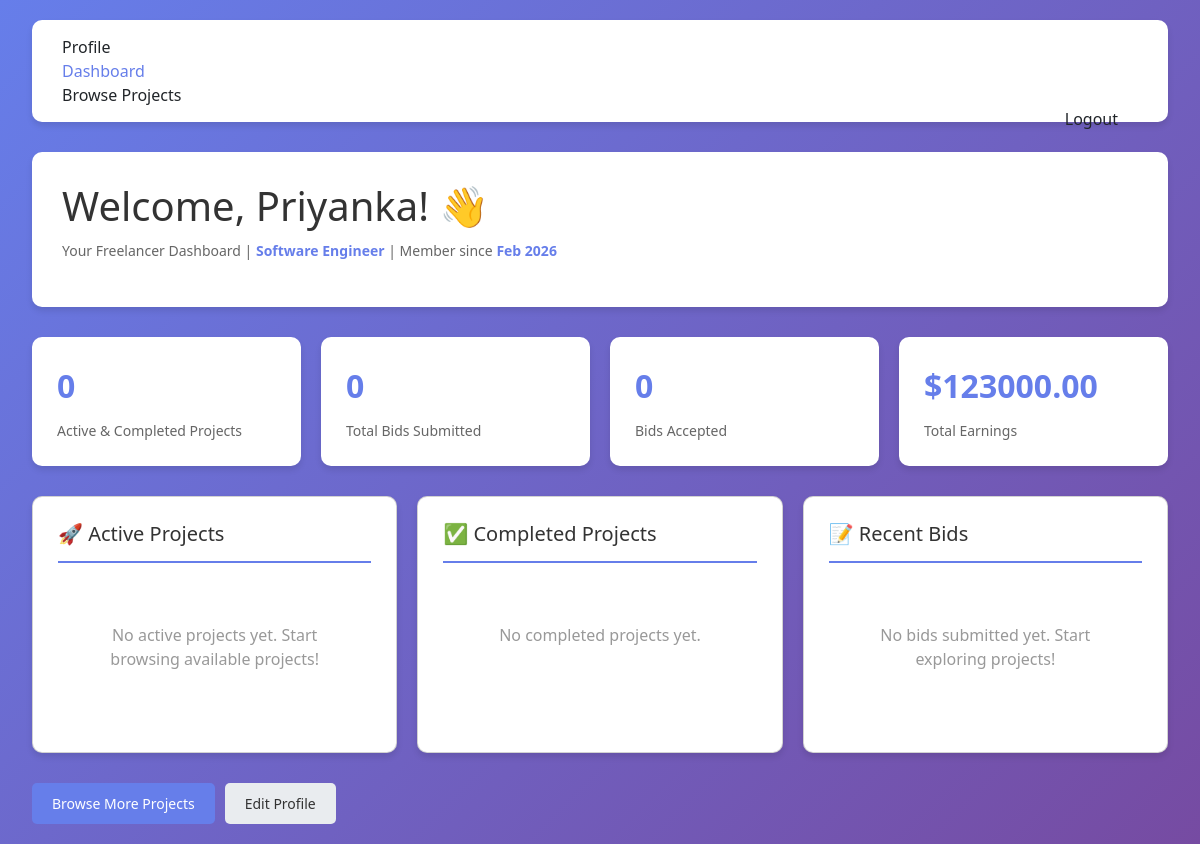
/users/dashboard/freelancer/ (signed in), run on the app's committed database.
### users/models.py (models this page shows, shortened)
class User(AbstractUser):
    IS_FREELANCER = 'freelancer'
    IS_CLIENT = 'client'
    ROLE_CHOICES = (
        (IS_FREELANCER, 'Freelancer'),
        (IS_CLIENT, 'Client'),
    )
    CATEGORY_CHOICES = (
        ('designer', 'Designer (UI/UX, Graphic, etc.)'),
        ('developer', 'Developer (Web, Mobile, Backend)'),
        ('writer', 'Writer (Content, Blog, Copy)'),
        ('marketer', 'Marketer (Digital, Social, SEO)'),
        ('translator', 'Translator'),
        ('consultant', 'Consultant & Specialist'),
        ('other', 'Other'),
    )
    role = models.CharField(max_length=10, choices=ROLE_CHOICES, default=IS_CLIENT)
    title = models.CharField(max_length=255, blank=True, null=True)
    category = models.CharField(max_length=50, choices=CATEGORY_CHOICES, blank=True, null=True)
    bio = models.TextField(blank=True, null=True)
    skills = models.JSONField(default=list, blank=True)
    profile_picture = models.ImageField(upload_to='profiles/', blank=True, null=True)

### users/views.py (the view)
# urls.py: path('dashboard/freelancer/', views.FreelancerDashboardView.as_view(), name='freelancer-dashboard'),
class FreelancerDashboardView(LoginRequiredMixin, TemplateView):
    template_name = 'users/freelancer_dashboard.html'
    login_url = 'login'
    def get(self, request, *args, **kwargs):
        if request.user.role != 'freelancer':
            return redirect('client-dashboard')
        return super().get(request, *args, **kwargs)
    def get_context_data(self, **kwargs):
        context = super().get_context_data(**kwargs)
        from projects.models import Project, Bid
        user = self.request.user
        active_projects = Project.objects.filter(
            freelancer=user,
            status__in=['in_progress']
        ).order_by('-created_at')
        completed_projects = Project.objects.filter(
            freelancer=user,
            status='completed'
        ).order_by('-created_at')
        all_bids = Bid.objects.filter(freelancer=user).order_by('-created_at')
        accepted_bids = all_bids.filter(project__freelancer=user)
        pending_bids = all_bids.filter(project__freelancer__isnull=True)
        total_earnings = Project.objects.filter(
            freelancer=user,
            status='completed'
        ).aggregate(total=Sum('budget'))['total'] or 123000
        total_projects = active_projects.count() + completed_projects.count()
        context.update({
            'active_projects': active_projects,
            'completed_projects': completed_projects,
            'total_projects': total_projects,
            'all_bids': all_bids[:10],
            'pending_bids_count': pending_bids.count(),
            'accepted_bids_count': accepted_bids.count(),
            'total_earnings': total_earnings,
            'total_bids': all_bids.count(),
        })
        return context

### users/templates/users/freelancer_dashboard.html (shortened to what this page needs)
<!DOCTYPE html>
<html lang="en">
<head>
    {% load static %}
    <link href="https://cdnjs.cloudflare.com/ajax/libs/font-awesome/6.4.0/css/all.min.css" rel="stylesheet">
    <link href="https://cdnjs.cloudflare.com/ajax/libs/bootstrap/5.3.0/css/bootstrap.min.css" rel="stylesheet">
    <link rel="stylesheet" href="{% static 'users/css/freelancer_dashboard.css' %}">
</head>
<body>
    <div class="container">
        <nav>
            <a href="{% url 'profile' %}" class="nav-link">Profile</a>
            <a href="{% url 'freelancer-dashboard' %}" class="nav-link active">Dashboard</a>
            <a href="{% url 'projects:project-list' %}" class="nav-link">Browse Projects</a>
            <a href="{% url 'logout' %}" class="nav-link" style="float: right;">Logout</a>
        </nav>
        <header>
            <h1>Welcome, {{ user.username }}! 👋</h1>
            <p class="user-info">Your Freelancer Dashboard | <span>{{ user.title }}</span> | Member since <span>{{ user.date_joined|date:"M Y" }}</span></p>
        </header>
        <div class="stats-grid">
            <div class="stat-card">
                <div class="stat-value">{{ total_projects }}</div>
                <div class="stat-label">Active & Completed Projects</div>
            </div>
            <div class="stat-card">
                <div class="stat-value">{{ total_bids }}</div>
                <div class="stat-label">Total Bids Submitted</div>
            </div>
            <div class="stat-card">
                <div class="stat-value">{{ accepted_bids_count }}</div>
                <div class="stat-label">Bids Accepted</div>
            </div>
            <div class="stat-card">
                <div class="stat-value">${{ total_earnings|floatformat:2 }}</div>
                <div class="stat-label">Total Earnings</div>
            </div>
        </div>
        <div class="content-grid">
            <div class="card">
                <h2>🚀 Active Projects</h2>
                {% if active_projects %}
                    {% for project in active_projects %}
                        <div class="project-item">
                            <div class="project-title">{{ project.title }}</div>
                            <div class="project-budget">${{ project.budget }}</div>
                            <div class="project-meta">Client: {{ project.client.username }}</div>
                            <div class="project-meta">Posted: {{ project.created_at|date:"M d, Y" }}</div>
                            <span class="status-badge status-in-progress">IN PROGRESS</span>
                        </div>
                    {% endfor %}
                {% else %}
                    <div class="empty-state">
                        <p>No active projects yet. Start browsing available projects!</p>
                    </div>
                {% endif %}
            </div>
            <div class="card">
                <h2>✅ Completed Projects</h2>
                {% if completed_projects %}
                    {% for project in completed_projects %}
                        <div class="project-item">
                            <div class="project-title">{{ project.title }}</div>
                            <div class="project-budget">${{ project.budget }}</div>
                            <div class="project-meta">Client: {{ project.client.username }}</div>
                            <div class="project-meta">Completed: {{ project.created_at|date:"M d, Y" }}</div>
                            <span class="status-badge status-completed">COMPLETED</span>
                        </div>
                    {% endfor %}
                {% else %}
                    <div class="empty-state">
                        <p>No completed projects yet.</p>
                    </div>
                {% endif %}
            </div>
            <div class="card">
                <h2>📝 Recent Bids</h2>
                {% if all_bids %}
                    {% for bid in all_bids %}
                        <div class="bid-item">
                            <div class="project-title">{{ bid.project.title }}</div>
                            <div class="project-budget">Bid: ${{ bid.amount }}</div>
                            <div class="project-meta">Delivery: {{ bid.delivery_days }} days</div>
                            <div class="project-meta">Submitted: {{ bid.created_at|date:"M d, Y" }}</div>
                        </div>
                    {% endfor %}
                {% else %}
                    <div class="empty-state">
                        <p>No bids submitted yet. Start exploring projects!</p>
                    </div>
                {% endif %}
            </div>
        </div>
        <div style="margin-top: 30px;">
            <div class="button-group">
                <a href="{% url 'projects:project-list' %}" class="btn btn-primary">Browse More Projects</a>
                <a href="{% url 'profile' %}" class="btn btn-secondary">Edit Profile</a>
            </div>
        </div>
    </div>
</body>
</html>

### users/static/users/css/freelancer_dashboard.css (style rules this page uses)
* { margin: 0; padding: 0; box-sizing: border-box; }
body { font-family: 'Segoe UI', Tahoma, Geneva, Verdana, sans-serif; background: linear-gradient(135deg, #667eea 0%, #764ba2 100%); min-height: 100vh; padding: 20px; }
.container { max-width: 1200px; margin: 0 auto; }
header { background: white; border-radius: 10px; padding: 30px; margin-bottom: 30px; box-shadow: 0 4px 6px rgba(0, 0, 0, 0.1); }
h1 { color: #333; margin-bottom: 10px; }
.user-info { color: #666; font-size: 14px; }
.user-info span { font-weight: bold; color: #667eea; }
.stats-grid { display: grid; grid-template-columns: repeat(auto-fit, minmax(220px, 1fr)); gap: 20px; margin-bottom: 30px; }
.stat-card { background: white; border-radius: 10px; padding: 25px; box-shadow: 0 4px 6px rgba(0, 0, 0, 0.1); transition: transform 0.3s ease, box-shadow 0.3s ease; }
.stat-value { font-size: 32px; font-weight: bold; color: #667eea; margin-bottom: 10px; }
.stat-label { color: #666; font-size: 14px; }
.content-grid { display: grid; grid-template-columns: repeat(auto-fit, minmax(300px, 1fr)); gap: 20px; margin-bottom: 30px; }
.card { background: white; border-radius: 10px; padding: 25px; box-shadow: 0 4px 6px rgba(0, 0, 0, 0.1); }
.card h2 { color: #333; margin-bottom: 20px; font-size: 20px; border-bottom: 2px solid #667eea; padding-bottom: 15px; }
.empty-state { text-align: center; padding: 40px 20px; color: #999; }
.button-group { margin-top: 20px; display: flex; gap: 10px; }
.btn { padding: 10px 20px; border: none; border-radius: 5px; cursor: pointer; text-decoration: none; font-size: 14px; transition: all 0.3s ease; display: inline-block; }
.btn-primary { background: #667eea; color: white; }
.btn-secondary { background: #e9ecef; color: #333; }
nav { background: white; padding: 15px 30px; border-radius: 10px; margin-bottom: 30px; box-shadow: 0 4px 6px rgba(0, 0, 0, 0.1); }
nav a { margin-right: 20px; text-decoration: none; color: #333; font-weight: 500; transition: color 0.3s ease; }
nav a:hover, nav a.active { color: #667eea; }

### data on the page
User: username "Priyanka", title "Software Engineer", date_joined "Feb 2026"

### other printed values
{{ total_projects }} "0"
{{ total_bids }} "0"
{{ accepted_bids_count }} "0"
{{ total_earnings|floatformat:2 }} "123000.00"
